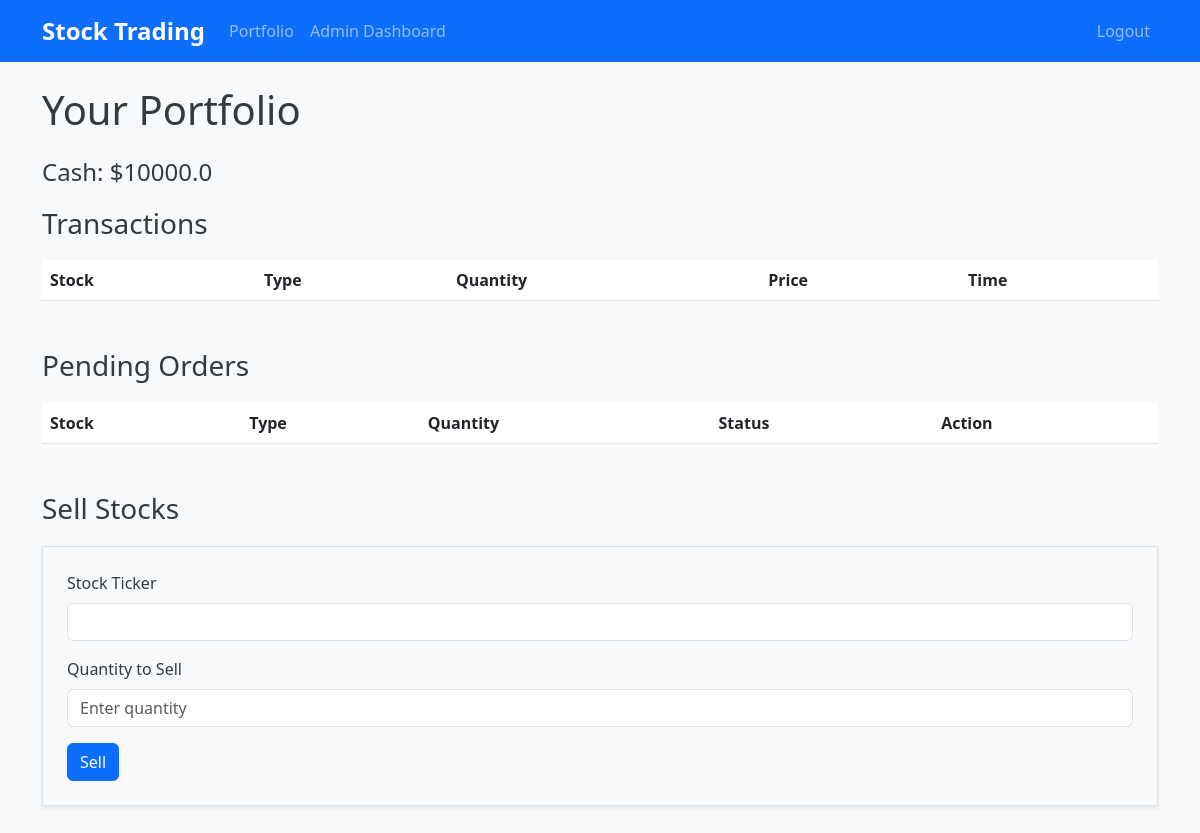
Before: /portfolio (signed in) with the older database file.
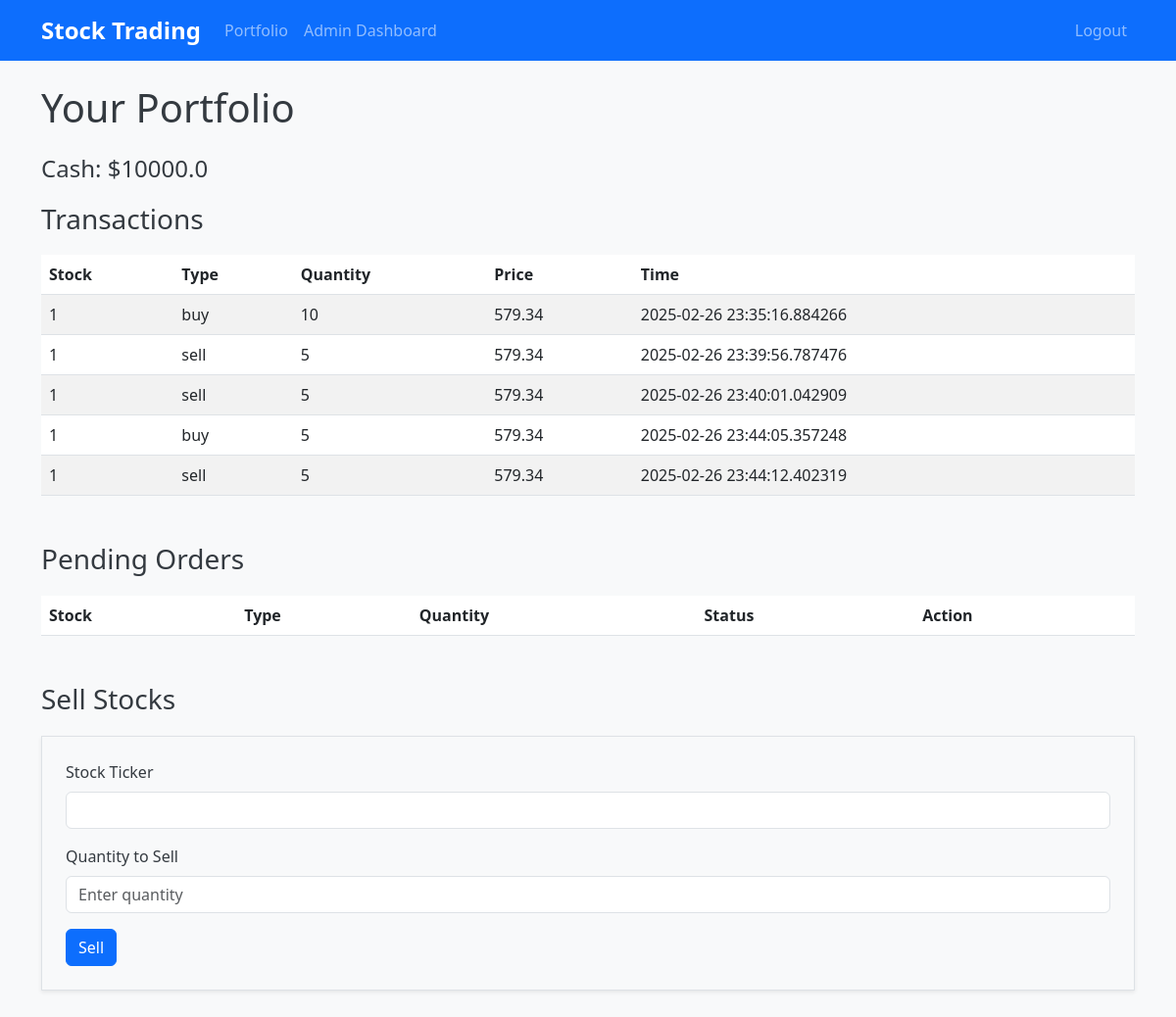
After: the same page with the newer database file.
### models.py (models this page shows)
class User(UserMixin, db.Model):
    id = db.Column(db.Integer, primary_key=True)
    full_name = db.Column(db.String(100), nullable=False)
    username = db.Column(db.String(50), unique=True, nullable=False)
    email = db.Column(db.String(100), unique=True, nullable=False)
    password = db.Column(db.String(100), nullable=False)
    cash = db.Column(db.Float, default=0)

class Transaction(db.Model):
    id = db.Column(db.Integer, primary_key=True)
    user_id = db.Column(db.Integer, db.ForeignKey('user.id'))
    stock_id = db.Column(db.Integer, db.ForeignKey('stock.id'))
    quantity = db.Column(db.Integer, nullable=False)
    price = db.Column(db.Float, nullable=False)
    type = db.Column(db.String(10), nullable=False)
    timestamp = db.Column(db.DateTime, default=datetime.utcnow)

### app.py (the view)
@app.route('/portfolio')
@login_required
def portfolio():
    transactions = Transaction.query.filter_by(user_id=current_user.id).all()
    orders = Order.query.filter_by(user_id=current_user.id, status='pending').all()
    holdings_dict = {}
    for txn in transactions:
        stock = Stock.query.get(txn.stock_id)
        if stock:
            holdings_dict.setdefault(stock.id, {'ticker': stock.ticker, 'quantity': 0})
            if txn.type == 'buy':
                holdings_dict[stock.id]['quantity'] += txn.quantity
            elif txn.type == 'sell':
                holdings_dict[stock.id]['quantity'] -= txn.quantity
    portfolio_holdings = []
    for stock_id, data in holdings_dict.items():
        if data['quantity'] > 0:
            portfolio_holdings.append({
                'id': stock_id,
                'ticker': data['ticker'],
                'quantity': data['quantity']
            })
    return render_template('portfolio.html',
                           transactions=transactions,
                           orders=orders,
                           cash=current_user.cash,
                           portfolio=portfolio_holdings)

### app.py (called while the page is built)
@login_manager.user_loader
def load_user(user_id):
    return User.query.get(int(user_id))

### templates/portfolio.html (shortened to what this page needs)
{% extends 'base.html' %}
{% block content %}
<h1 class="mb-4">Your Portfolio</h1>
<div class="mb-3">
  <h4>Cash: ${{ cash }}</h4>
</div>
<div class="mb-5">
  <h3>Transactions</h3>
  <table class="table table-striped table-hover">
    <thead>
      <tr>
        <th scope="col">Stock</th>
        <th scope="col">Type</th>
        <th scope="col">Quantity</th>
        <th scope="col">Price</th>
        <th scope="col">Time</th>
      </tr>
    </thead>
    <tbody>
      {% for txn in transactions %}
      <tr>
        <td>{{ txn.stock_id }}</td>
        <td>{{ txn.type }}</td>
        <td>{{ txn.quantity }}</td>
        <td>{{ txn.price }}</td>
        <td>{{ txn.timestamp }}</td>
      </tr>
      {% endfor %}
    </tbody>
  </table>
</div>
<div class="mb-5">
  <h3>Pending Orders</h3>
  <table class="table table-striped table-hover">
    <thead>
      <tr>
        <th scope="col">Stock</th>
        <th scope="col">Type</th>
        <th scope="col">Quantity</th>
        <th scope="col">Status</th>
        <th scope="col">Action</th>
      </tr>
    </thead>
  </table>
</div>
<div class="mb-5">
  <h3>Sell Stocks</h3>
  <form action="{{ url_for('sell') }}" method="post" class="border p-4 shadow-sm bg-light">
    <div class="mb-3">
      <label class="form-label">Stock Ticker</label>
      <select name="stock_id" id="stockSelect" class="form-control">
      </select>
    </div>
    <div class="mb-3">
      <label class="form-label">Quantity to Sell</label>
      <input type="number" name="quantity" id="quantityInput" class="form-control" min="0" placeholder="Enter quantity">
    </div>
    <button type="submit" class="btn btn-primary">Sell</button>
  </form>
</div>
{% endblock %}

### templates/base.html (shortened to what this page needs)
<!DOCTYPE html>
<html>
<head>
  <link href="https://cdn.jsdelivr.net/npm/bootstrap@5.3.0/dist/css/bootstrap.min.css" rel="stylesheet">
  <link rel="stylesheet" href="{{ url_for('static', filename='styles.css') }}">
</head>
<body>
  <nav class="navbar navbar-expand-lg navbar-dark bg-primary mb-4">
    <div class="container">
      <a class="navbar-brand" href="{{ url_for('index') }}">Stock Trading</a>
      <div class="collapse navbar-collapse" id="navbarContent">
        <ul class="navbar-nav me-auto">
          {% if current_user.is_authenticated %}
            <li class="nav-item">
              <a class="nav-link" href="{{ url_for('portfolio') }}">Portfolio</a>
            </li>
            {% if current_user.username == 'admin' %}
              <li class="nav-item">
                <a class="nav-link" href="{{ url_for('admin_dashboard') }}">Admin Dashboard</a>
              </li>
            {% endif %}
          {% endif %}
        </ul>
        <ul class="navbar-nav ms-auto">
          {% if current_user.is_authenticated %}
            <li class="nav-item">
              <a class="nav-link" href="{{ url_for('logout') }}">Logout</a>
            </li>
          {% endif %}
        </ul>
      </div>
    </div>
  </nav>
  <div class="container">
    {% block content %}{% endblock %}
  </div>
</body>
</html>

### static/styles.css (style rules this page uses)
body { font-family: 'Segoe UI', Tahoma, Geneva, Verdana, sans-serif; background-color: #f8f9fa; color: #343a40; }
h1, h2, h3, h4, h5, h6 { margin-top: 20px; margin-bottom: 20px; }
table { margin-bottom: 20px; }
.navbar-brand { font-weight: bold; font-size: 1.5rem; }

Changed rows visible on the page:
added Transaction: stock_id "1", type "buy", quantity "10", price "579.34", timestamp "2025-02-26 23:35:16.884266"
added Transaction: stock_id "1", type "sell", quantity "5", price "579.34", timestamp "2025-02-26 23:39:56.787476"
added Transaction: stock_id "1", type "sell", quantity "5", price "579.34", timestamp "2025-02-26 23:40:01.042909"
added Transaction: stock_id "1", type "buy", quantity "5", price "579.34", timestamp "2025-02-26 23:44:05.357248"
added Transaction: stock_id "1", type "sell", quantity "5", price "579.34", timestamp "2025-02-26 23:44:12.402319"
